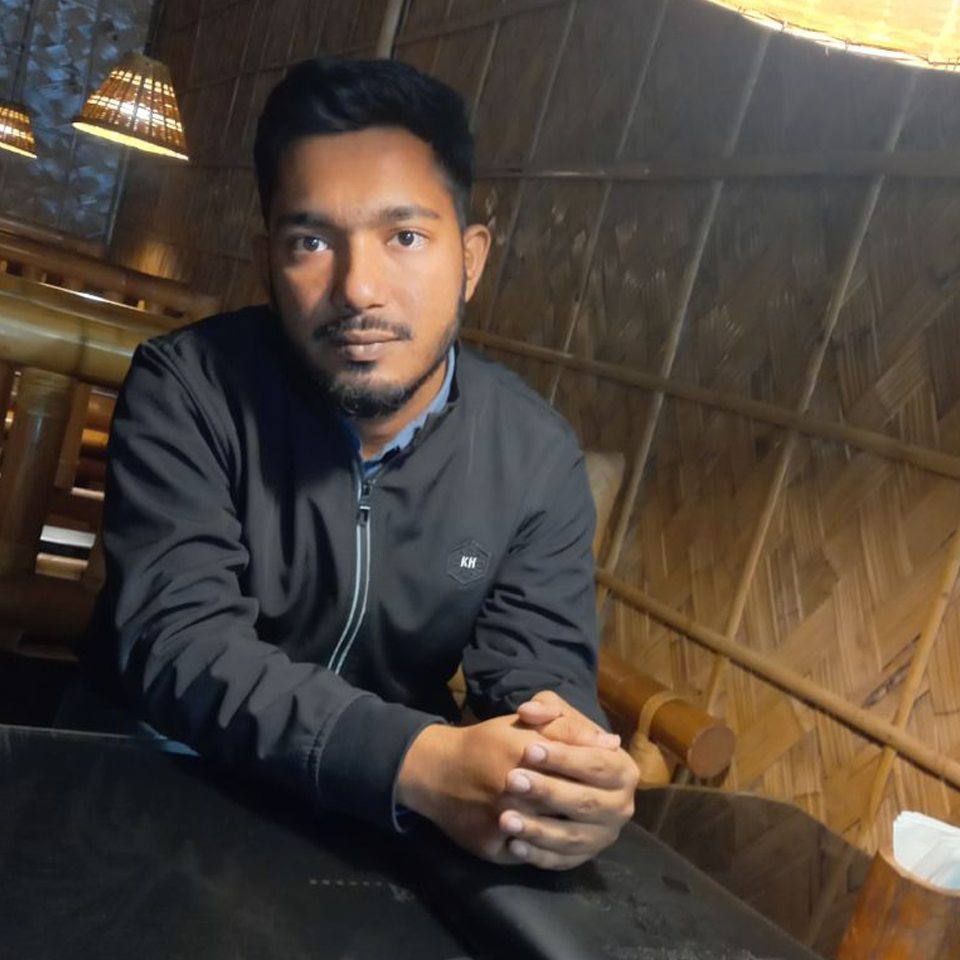
#> input picture Author1.png, 960 x 960 px; its folder holds only this picture in this run
$ python -i 'Project + GUI.py'   (imports and definitions only)
#> lines starting #> are read from the running program, lines starting #| are printed output that depends on the picture; after the words box and inside, x2 and y2 are one past the last pixel; in counts of white or black regions, pixels touching at a corner belong together
#> further down, picture is the input picture: shape (960, 960, 3); mean B, G, R 57.9, 67.4, 77.7
#!/usr/bin/env python3
import os, threading, queue, pathlib
from tkinter import *
from tkinter import ttk, filedialog
from PIL import Image, ImageTk
import cv2
import numpy as np

# ---------- Config ----------
PAGE_SIZES = {"A4": (2480,3508), "Letter": (2550,3300)}
DPI = 300
GRID_MARGIN = 40
MARGIN_OUTER = 60
INNER_CELL_MARGIN = 20
CASCADE_PATH = cv2.data.haarcascades + "haarcascade_frontalface_default.xml"
face_cascade = cv2.CascadeClassifier(CASCADE_PATH)
stop_flag = False
DEFAULT_OUTPUT = os.path.join(pathlib.Path.home(), "Documents", "Montage")

# ---------- Image Handling ----------
# [11 lines left out: function detect_faces_bbox, not called in this run]

def detect_subject_bbox(np_img):
    gray = cv2.cvtColor(np_img, cv2.COLOR_BGR2GRAY)
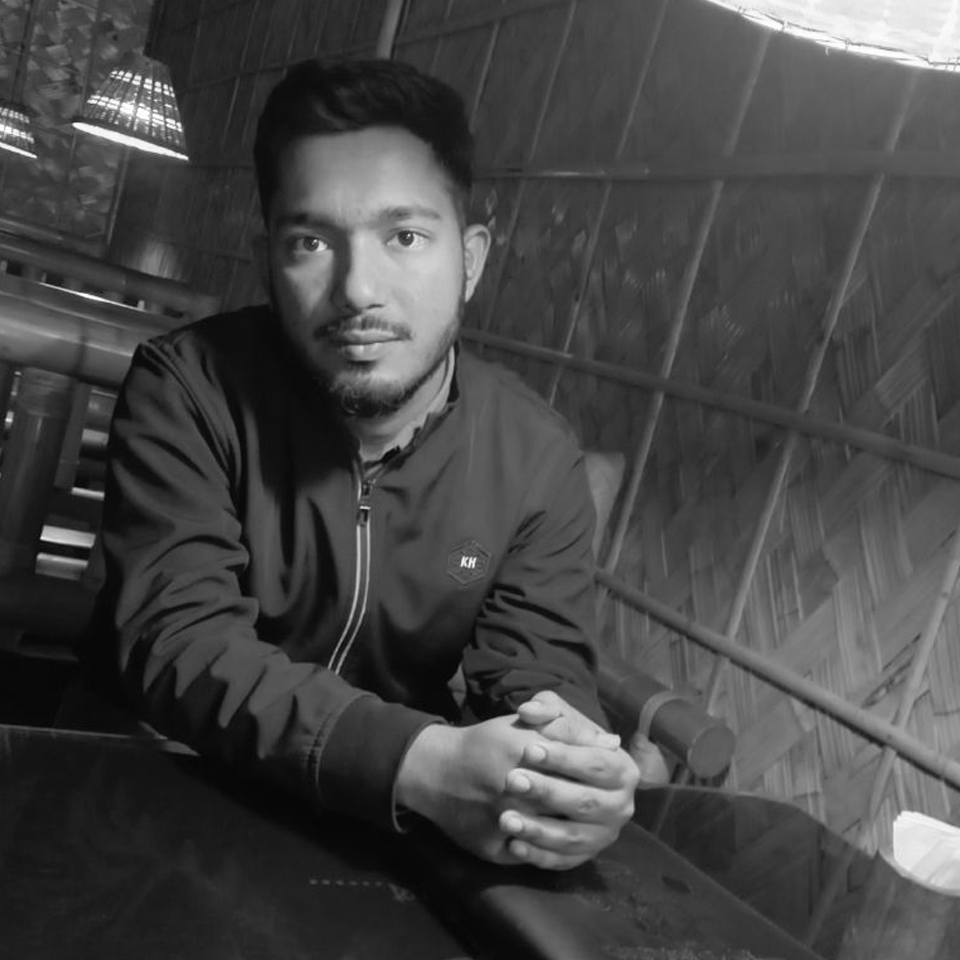
#> gray: shape (960, 960); min 2, max 255, mean 69.4
    blur = cv2.GaussianBlur(gray,(7,7),0)
    edges = cv2.Canny(blur,50,150)
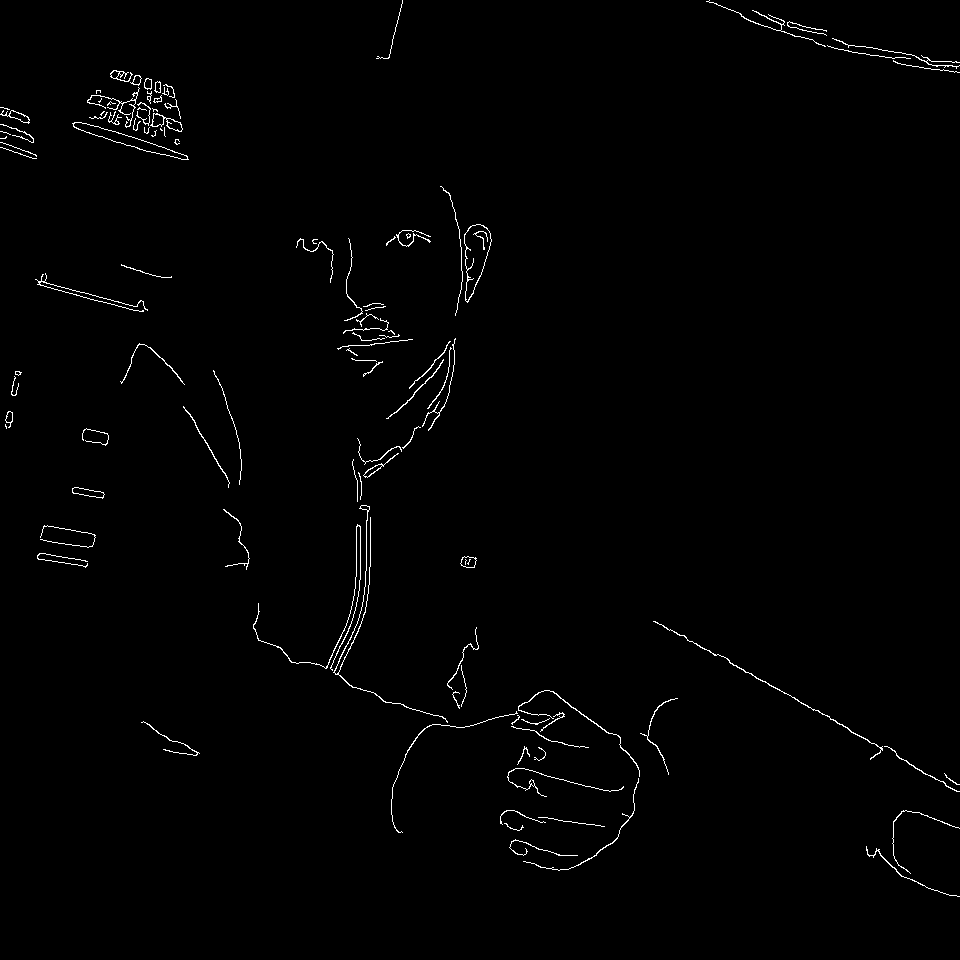
#> edges: shape (960, 960); 0.98% white in thin lines or dots
    edges = cv2.dilate(edges,np.ones((5,5),np.uint8),1)
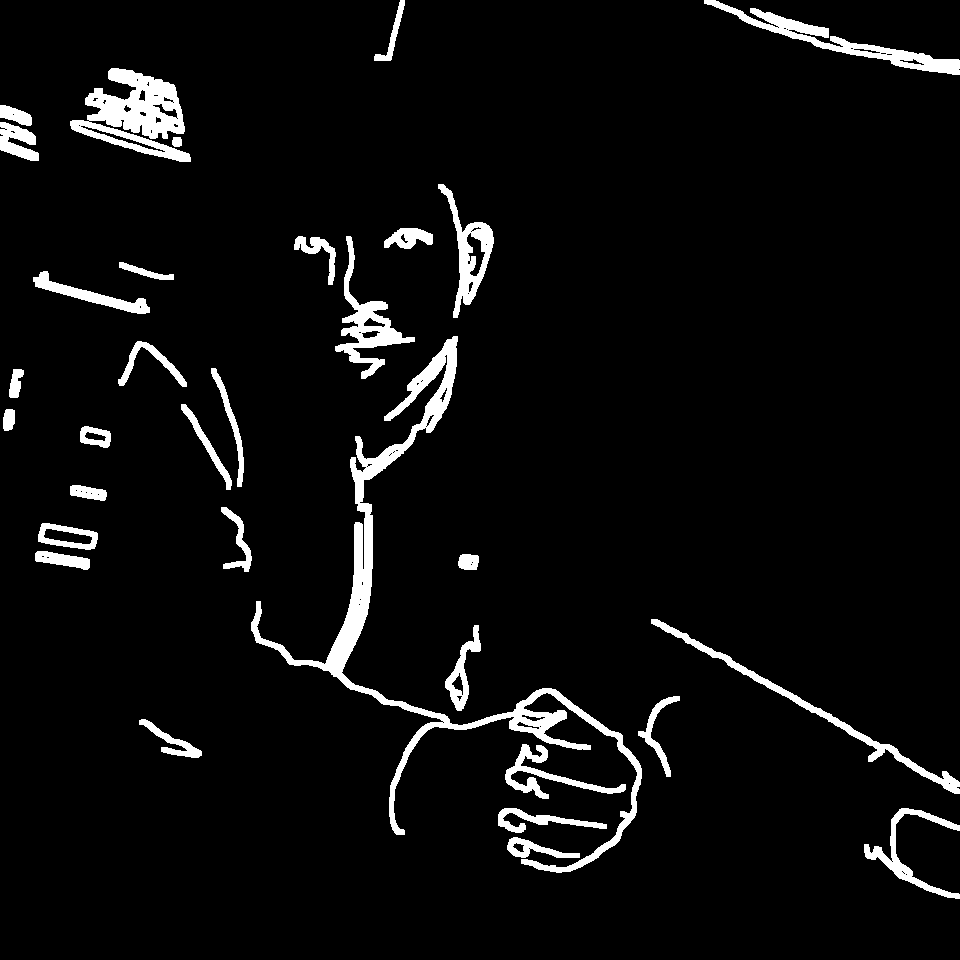
#> edges: shape (960, 960); 5.1% white; 32 white regions
    contours,_ = cv2.findContours(edges,cv2.RETR_EXTERNAL,cv2.CHAIN_APPROX_SIMPLE)
#> contours = 32 contours; largest, box (x1, y1, x2, y2) and area: (251, 336, 642, 873) 11892, (70, 68, 191, 162) 5656, (704, 0, 960, 75) 3071, (335, 236, 415, 379) 2557, (438, 184, 494, 318) 2394
    if not contours:
        h,w=gray.shape
        return int(w*0.3), int(h*0.3), int(w*0.4), int(h*0.4)
    largest = max(contours,key=cv2.contourArea)
#> largest = contour of 1255 points, box (x1, y1, x2, y2) (251, 336, 642, 873), area 11892
    x,y,w,h = cv2.boundingRect(largest)
#> x = 251; y = 336; w = 391; h = 537
    return x,y,w,h

# [111 lines left out: functions place_image_in_cell, make_pages, create_task_thumbnail, center_window, not called in this run]


# ---------- Task ----------
class Task:
    # [14 lines left out: function __init__, not called in this run]

# ---------- GUI ----------
class MontageGUI:
    # [151 lines left out: functions __init__, add_task_with_images, create_widgets, refresh_task_list, select_task, not called in this run]

    def start_selected_task(self):
        if self.selected_task_index is not None:
            self.run_task(self.selected_task_index)

    # [341 lines left out: functions start_all_tasks, disable_buttons, clear_all_tasks, select_dest, run_task, open_intermediate and 6 more, not called in this run]

    def remove_task(self, index):
        self.tasks.pop(index)
        self.refresh_task_list()


    # ---------- Progress ----------
    # [15 lines left out: function update_progress, not called in this run]

# [4 lines not run here, left out]

>>> import cv2
>>> picture = cv2.imread('Author1.png')
>>> result = detect_subject_bbox(picture)
#> result = (251, 336, 391, 537)

$ run again, on Author2.png
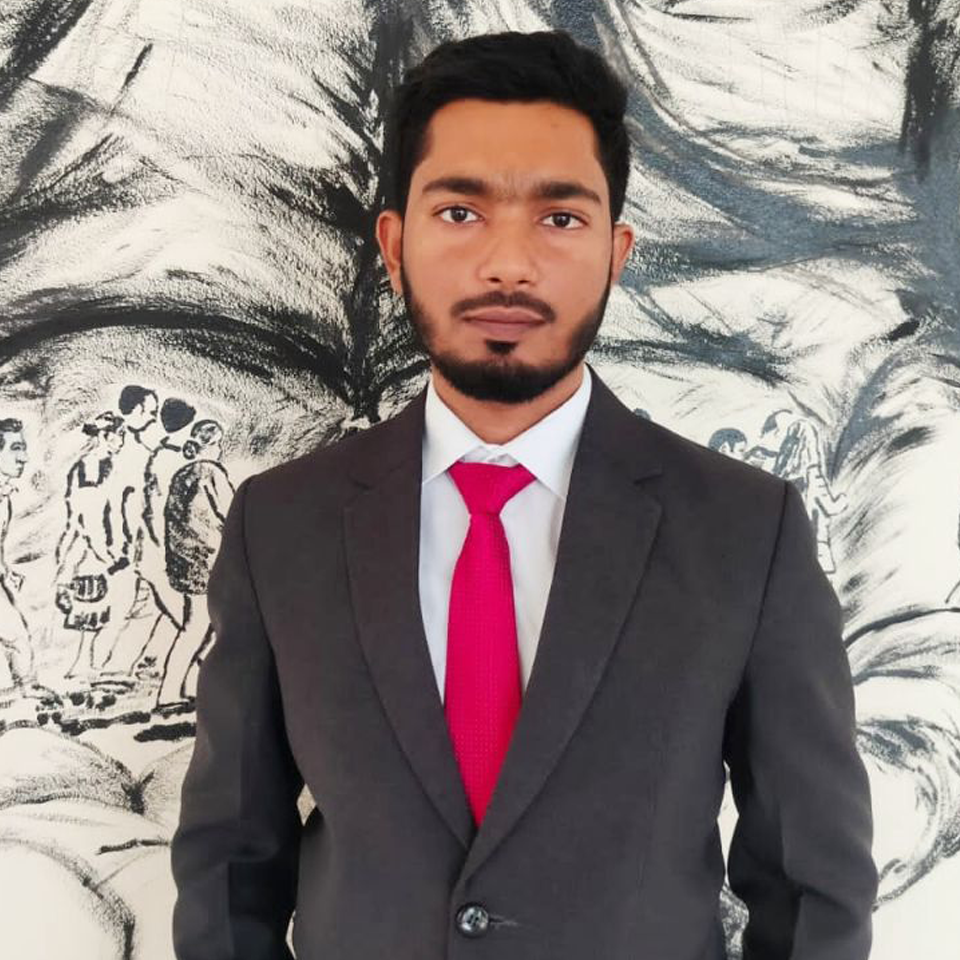
#> input picture Author2.png, 960 x 960 px
#> picture is the input picture: shape (960, 960, 3); mean B, G, R 125.4, 127.8, 138.4
#> in detect_subject_bbox, `edges = cv2.Canny(blur,50,150)`:
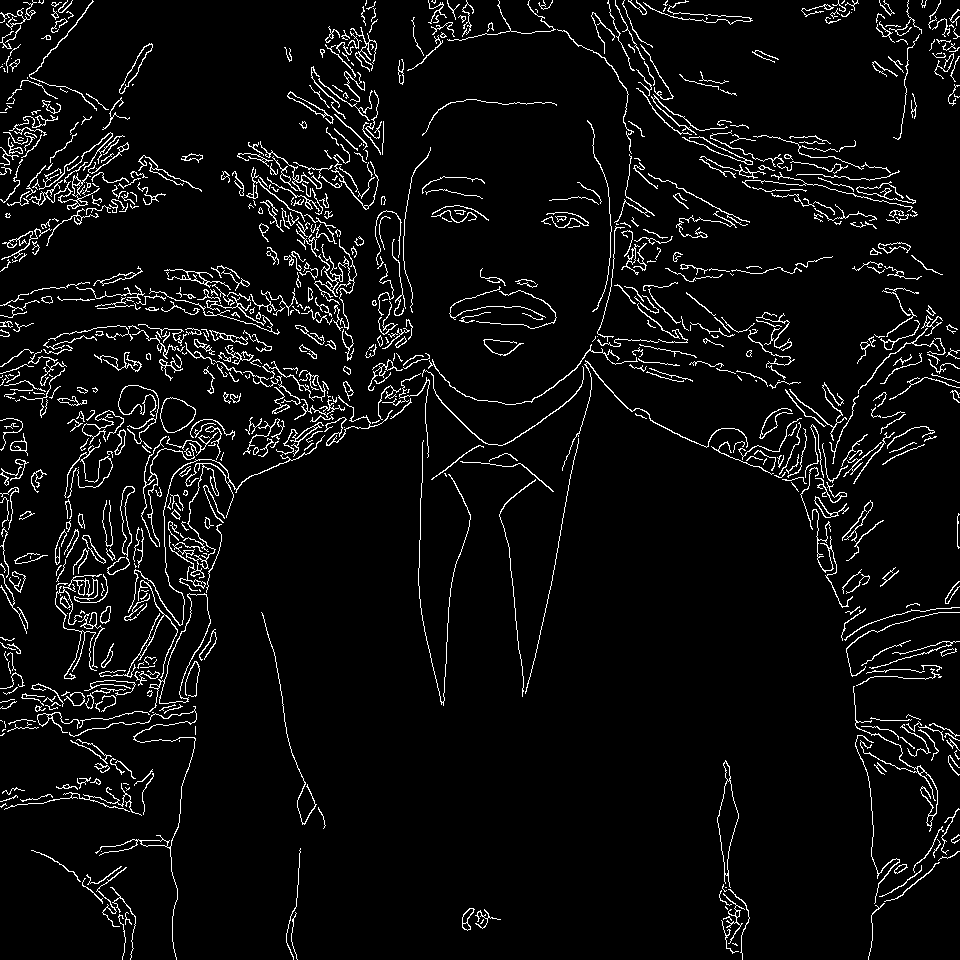
#> edges: shape (960, 960); 5.4% white in thin lines or dots
#> in detect_subject_bbox, `edges = cv2.dilate(edges,np.ones((5,5),np.uint8),1)`:
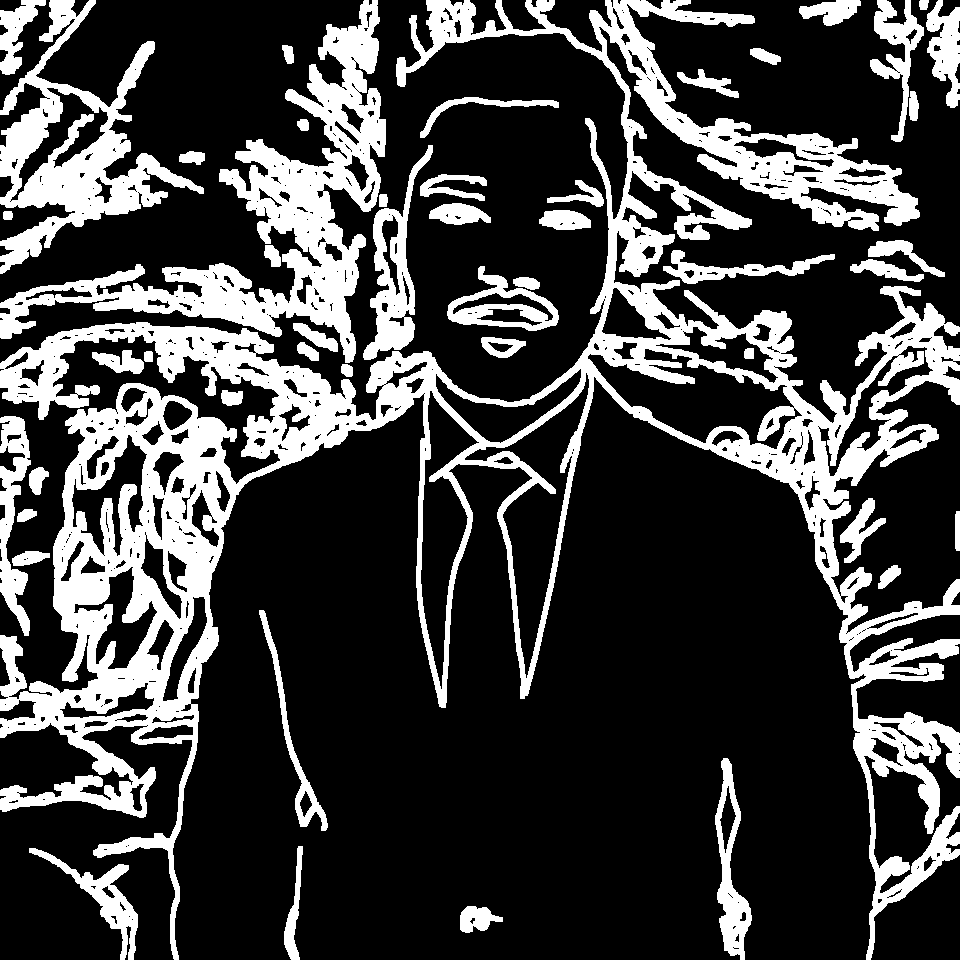
#> edges: shape (960, 960); 25.2% white; 48 white regions
#> contours = 47 contours; largest, box (x1, y1, x2, y2) and area: (0, 0, 960, 960) 197568, (0, 0, 386, 363) 30374, (0, 0, 204, 274) 18700, (363, 145, 433, 360) 5104, (447, 266, 559, 331) 3710
#> largest = contour of 6486 points, box (x1, y1, x2, y2) (0, 0, 960, 960), area 197568
#> x = 0; w = 960
#> result = (0, 0, 960, 960)
